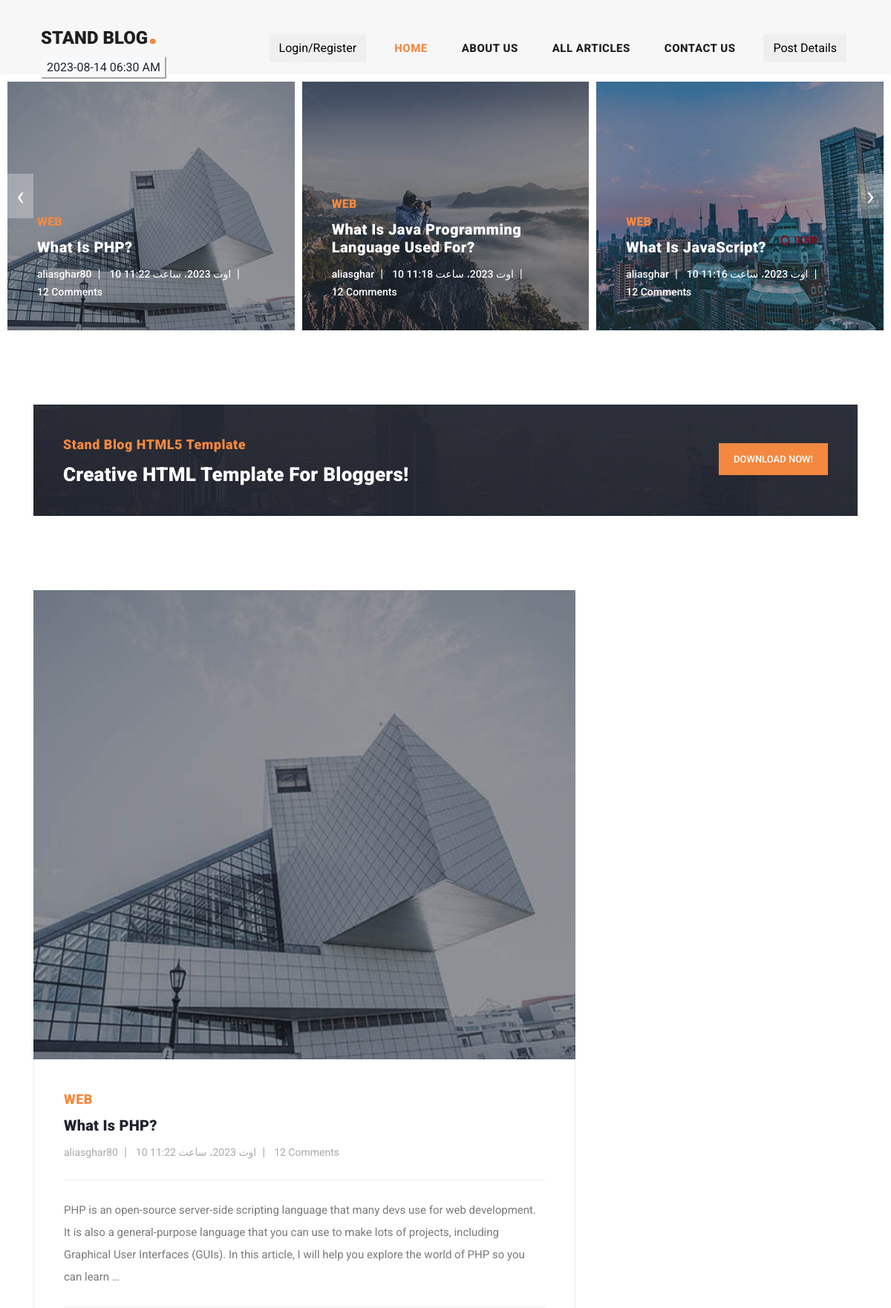
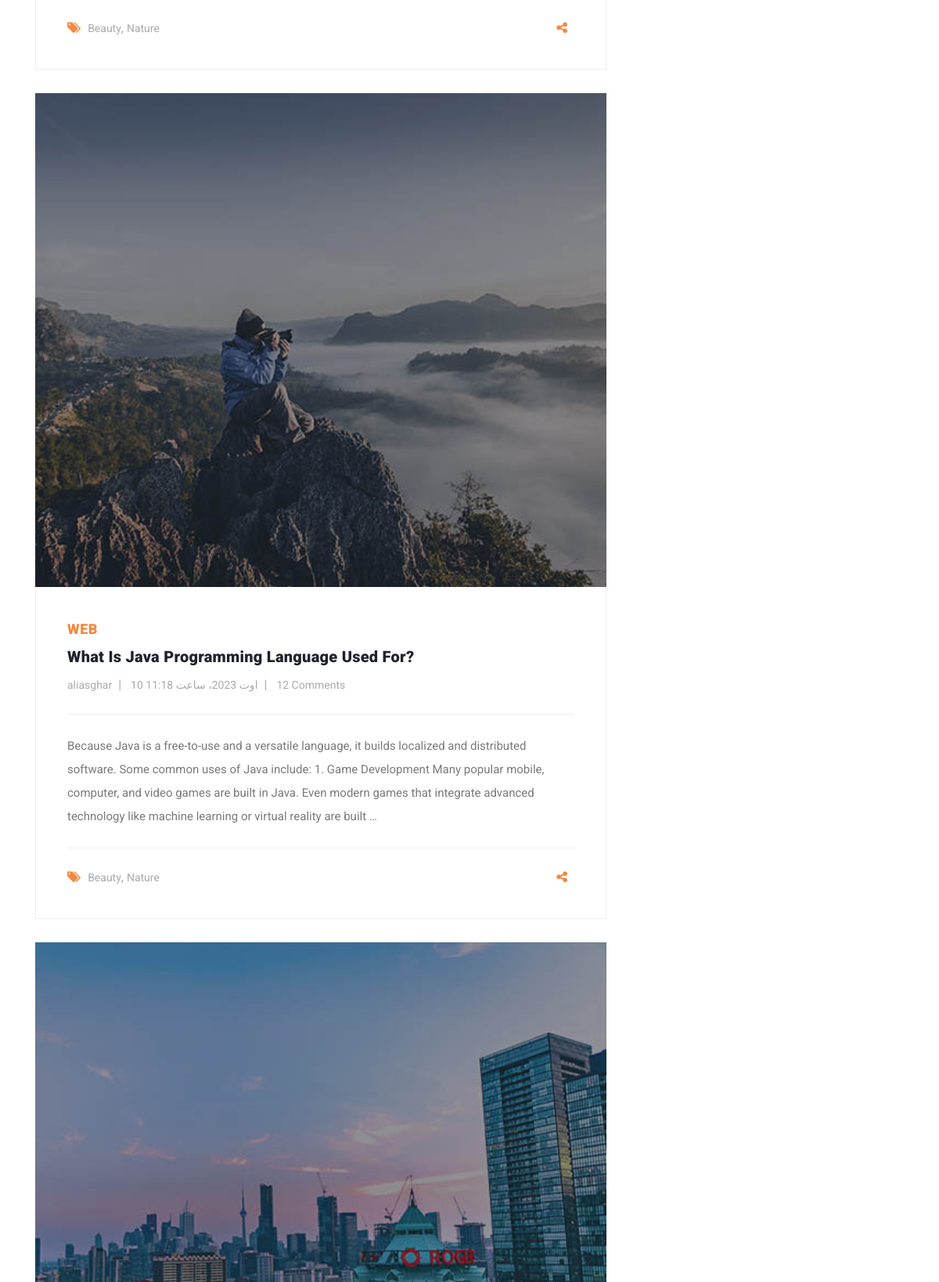
The page / (upper part) on the database its author committed (2 pictures, top to bottom).
### blog/models.py (models this page shows, shortened)
class Article(models.Model):
    author = models.ForeignKey(User, on_delete=models.CASCADE, verbose_name="نویسنده مقاله")
    category = models.ManyToManyField(Category, verbose_name="دسته بندی")
    title = models.CharField(max_length=50, help_text="عنوان خود را انتخاب کنید", db_column='mytitle',verbose_name="عنوان")
    body = models.TextField(help_text="توضیخات خود را وارد کنید",verbose_name="توضیحات")
    image = models.ImageField(upload_to="images/articles",verbose_name="عکس")
    created = models.DateTimeField(auto_now_add=True,verbose_name="تاریخ انتشار")
    updated = models.DateTimeField(auto_now=True,verbose_name="تاریخ بروزرسانی")
    pub_date = models.DateField(default=timezone.now,verbose_name="تاریخ")
    status = models.BooleanField(default=True,verbose_name="وضعیت")
    objects = ArticleManager()
    slug = models.SlugField(null=True, unique=True, blank=True)
    class Meta:
        ordering = ('-created',)
        verbose_name = 'مقاله'
        verbose_name_plural = 'مقاله ها'
    def get_absolute_url(self):
        return reverse('blog:article_detail', kwargs={"slug": self.slug})

class Category(models.Model):
    title = models.CharField(max_length=100, verbose_name="دسته بندی")
    created = models.DateTimeField(auto_now_add=True, verbose_name="تاریخ انتشار")
    class Meta:
        verbose_name = "دسته بندی"
        verbose_name_plural = "دسته بندی ها"

### home/views.py (the view)
# urls.py: path('',views.home, name="main"),
def home(request):
    article = Article.objects.all()
    return render(request,'home/index.html', {'article': article, 'articles':Article.objects.all()})

### account/templatetags/filters.py (called while the page is built)
@register.simple_tag
def current_time(format_string):
    return datetime.datetime.now().strftime(format_string)

### context_processors/context_processors.py (called while the page is built)
def recent_articles(request):
    recent_articles = Article.objects.all().order_by('-created')
    categories = Category.objects.all()
    return {'recent_articles':recent_articles, 'categories':categories}

### home/templates/home/index.html (shortened to what this page needs)
{% extends 'base.html' %}
{% load social_share %}
{% load static %}
{% load render_partial %}
{% block content %}
    <div class="main-banner header-text">
        <div class="container-fluid">
            <div class="owl-banner owl-carousel">
                {% for article in article %}
                    <div class="item">
                        <img src="{{ article.image.url }}" alt="{{ article.title }}">
                        <div class="item-content">
                            <div class="main-content">
                                <div class="meta-category">
                                    <span>{{ article.category.first.title }}</span>
                                </div>
                                <a href="{{ article.get_absolute_url }}"><h4>{{ article.title }}</h4></a>
                                <ul class="post-info">
                                    <li><a href="#">{{ article.author.username }}</a></li>
                                    <li><a href="#">{{ article.created }}</a></li>
                                    <li><a href="#">12 Comments</a></li>
                                </ul>
                            </div>
                        </div>
                    </div>
                {% endfor %}
            </div>
        </div>
    </div>
    <section class="call-to-action">
        <div class="container">
            <div class="row">
                <div class="col-lg-12">
                    <div class="main-content">
                        <div class="row">
                            <div class="col-lg-8">
                                <span>Stand Blog HTML5 Template</span>
                                <h4>Creative HTML Template For Bloggers!</h4>
                            </div>
                            <div class="col-lg-4">
                                <div class="main-button">
                                    <a rel="nofollow" href="https://templatemo.com/tm-551-stand-blog" target="_parent">Download
                                        Now!</a>
                                </div>
                            </div>
                        </div>
                    </div>
                </div>
            </div>
        </div>
    </section>
    <section class="blog-posts">
        <div class="container">
            <div class="row">
                <div class="col-lg-8">
                    <div class="all-blog-posts">
                        <div class="row">
                            {% for article in article %}
                                <div class="col-lg-12">
                                <div class="blog-post">
                                    <div class="blog-thumb">
                                        <img src="{{ article.image.url }}" alt="">
                                    </div>
                                    <div class="down-content">
                                        <span>{{ article.category.first.title }}</span>
                                        <a href="{{ article.get_absolute_url }}"><h4>{{ article.title }}</h4></a>
                                        <ul class="post-info">
                                            <li><a href="#">{{ article.author }}</a></li>
                                            <li><a href="#">{{ article.created }}</a></li>
                                            <li><a href="#">12 Comments</a></li>
                                        </ul>
                                        <p>{{ article.body|truncatewords:50 }}</p>
                                        <div class="post-options">
                                            <div class="row">
                                                <div class="col-6">
                                                    <ul class="post-tags">
                                                        <li><i class="fa fa-tags"></i></li>
                                                        <li><a href="#">Beauty</a>,</li>
                                                        <li><a href="#">Nature</a></li>
                                                    </ul>
                                                </div>
                                                <div class="col-6">
                                                    <ul class="post-share">
                                                        <li><i class="fa fa-share-alt"></i></li>
                                                    </ul>
                                                </div>
                                            </div>
                                        </div>
                                    </div>
                                </div>
                            </div>
                            {% endfor %}
                        </div>
                    </div>
                </div>
                <div class="col-lg-4">
                </div>
            </div>
        </div>
    </section>
{% endblock %}

### assets/css/templatemo-stand-blog.css (style rules this page uses)
body { font-family: 'Roboto', sans-serif; overflow-x: hidden; text-rendering: optimizeLegibility; -webkit-font-smoothing: antialiased; -moz-osx-font-smoothing: grayscale; }
p { margin-bottom: 0px; font-size: 15px; font-weight: 400; color: #7a7a7a; line-height: 30px; }
a { text-decoration: none!important; }
ul { padding: 0; margin: 0; list-style: none; }
h1,h2,h3,h4,h5,h6 { margin: 0px; }
.main-button a { display: inline-block; background-color: #f48840; color: #fff; font-size: 13px; font-weight: 500; padding: 12px 20px; text-transform: uppercase; transition: all .3s; }
.main-banner .container-fluid { padding: 0px 10px; margin-bottom: -24px; }
.owl-banner { padding-top: 110px; }
.owl-banner .item { position: relative; }
.owl-banner .item .item-content { position: absolute; bottom: 40px; left: 40px; }
.owl-banner .item .item-content .meta-category span { color: #f48840; font-size: 18px; text-transform: uppercase; font-weight: 900; letter-spacing: 0.25px; }
.owl-banner .item .item-content h4 { font-size: 24px; font-weight: 900; color: #fff; letter-spacing: 0.5px; text-transform: capitalize; margin: 10px 0px 12px 0px; }
.owl-banner .item .item-content ul li { display: inline-block; margin-right: 8px; }
.owl-banner .item .item-content ul li:after { content: '|'; color: #fff; margin-left: 8px; }
.owl-banner .item .item-content ul li:last-child::after { display: none; }
.owl-banner .item .item-content ul li a { font-size: 14px; color: #fff; font-weight: 500; transition: all .3s; }
.call-to-action { margin-top: 100px; }
.call-to-action .main-content { padding: 40px; background-image: url(../images/cta-bg.jpg); background-position: center center; background-repeat: no-repeat; background-size: cover; }
.call-to-action .main-content span { color: #f48840; font-size: 18px; font-weight: 900; letter-spacing: 0.5px; }
.call-to-action .main-content h4 { margin-bottom: 0px; margin-top: 12px; color: #fff; font-size: 26px; font-weight: 900; letter-spacing: 0.25px; }
.call-to-action .main-content .main-button { text-align: right; margin-top: 12px; }
.blog-posts { margin-top: 100px; }
.blog-posts .blog-post { margin-bottom: 30px; }
.blog-posts .blog-thumb img { width: 100%; overflow: hidden; }
.blog-posts .down-content { padding: 40px; border-right: 1px solid #eee; border-left: 1px solid #eee; border-bottom: 1px solid #eee; }
.blog-posts .down-content span { font-size: 18px; text-transform: uppercase; letter-spacing: 0.5px; font-weight: 900; color: #f48840; }
.blog-posts .down-content h4 { font-size: 24px; text-transform: capitalize; letter-spacing: 0.5px; font-weight: 900; color: #20232e; margin: 10px 0px 12px 0px; }
.blog-posts .down-content ul.post-info li { display: inline-block; margin-right: 8px; }
.blog-posts .down-content ul.post-info li:after { content: '|'; color: #aaa; margin-left: 8px; }
.blog-posts .down-content h4 { font-size: 20px; letter-spacing: 0.25px; }
.blog-posts .down-content ul.post-info li:last-child::after { display: none; }
.blog-posts .down-content ul.post-info li a { font-size: 14px; color: #aaa; font-weight: 400; transition: all .3s; }
.blog-posts .down-content p { padding: 25px 0px; margin: 25px 0px; border-top: 1px solid #eee; border-bottom: 1px solid #eee; }
.blog-posts .down-content ul.post-share { text-align: right; }
.blog-posts .down-content ul.post-tags li, .blog-posts .down-content ul.post-share li { display: inline-block; }
.blog-posts .down-content ul.post-tags li:first-child i, .blog-posts .down-content ul.post-share li:first-child i { color: #f48840; margin-right: 5px; }
.blog-posts .down-content ul.post-tags li, .blog-posts .down-content ul.post-share li { color: #aaa; }
.blog-posts .down-content ul.post-tags li a, .blog-posts .down-content ul.post-share li a { font-size: 14px; color: #aaa; font-weight: 400; transition: all .3s; }
@media (max-width: 1250px) { .owl-banner .item .item-content .meta-category span { font-size: 16px; } }
@media (max-width: 1250px) { .owl-banner .item .item-content h4 { font-size: 20px; } }

### rows shown on the page
Article: image (picture), category.first "WEB", title "What Is PHP?", author.username "aliasghar80", created "10 اوت 2023، ساعت 11:22", author "aliasghar80", body "PHP is an open-source server-side scripting language that many devs use for web development. It is also a general-purpose language that you can use to make lots of projects, including Graphical User Interfaces (GUIs). In this article, I will help you explore the world of PHP so you can learn …"
Article: image (picture), category.first "WEB", title "What Is Java Programming Language Used For?", author.username "aliasghar", created "10 اوت 2023، ساعت 11:18", author "aliasghar", body "Because Java is a free-to-use and a versatile language, it builds localized and distributed software. Some common uses of Java include: 1. Game Development Many popular mobile, computer, and video games are built in Java. Even modern games that integrate advanced technology like machine learning or virtual reality are built …"
Article: image (picture), category.first "WEB", title "What Is JavaScript?", author.username "aliasghar", created "10 اوت 2023، ساعت 11:16"
